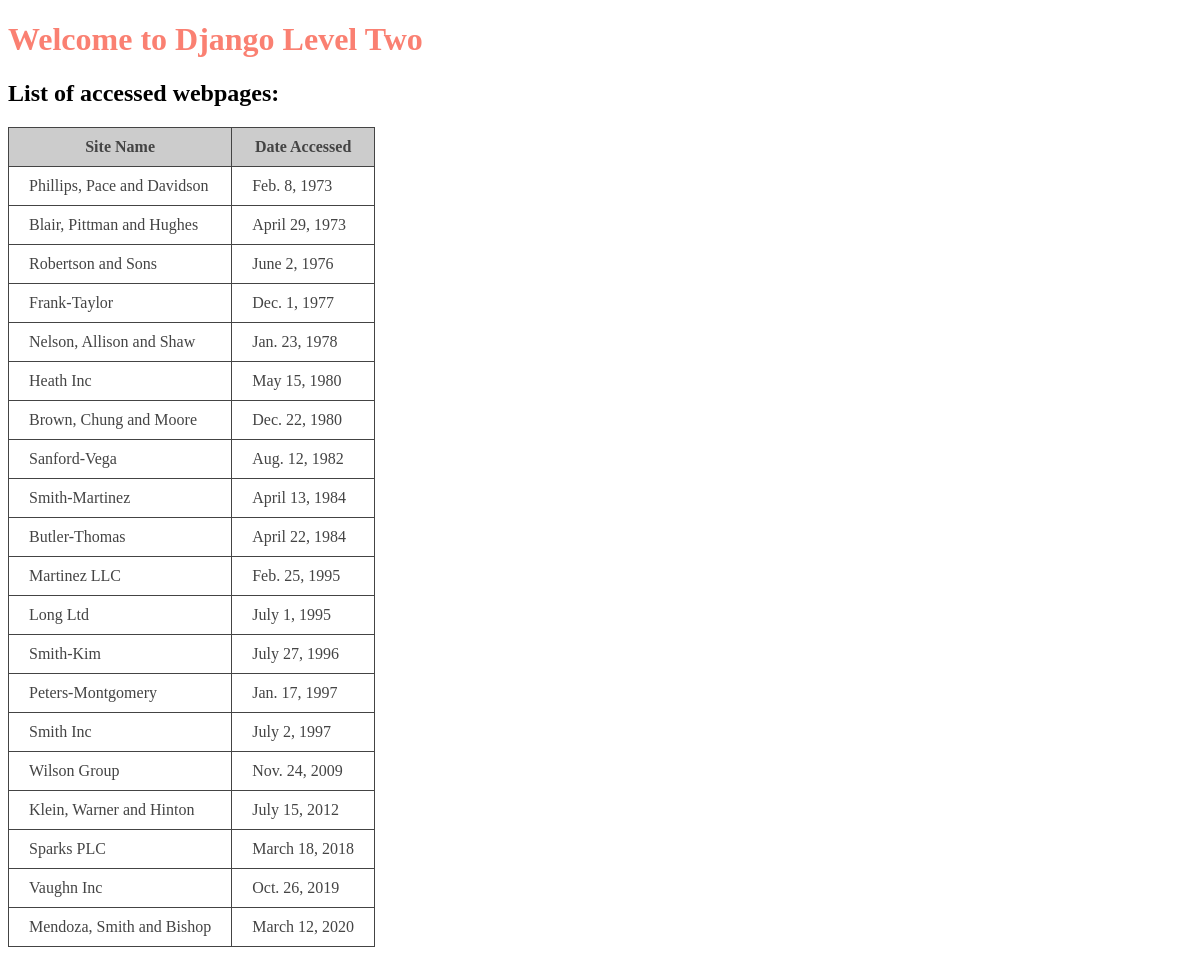
The page / on the database its author committed.
### first_app/models.py (models this page shows, shortened)
class AccessRecord(models.Model):
    name = models.ForeignKey(Webpage,on_delete=models.CASCADE)
    date = models.DateField()

class Webpage(models.Model):
    topic = models.ForeignKey(Topic,on_delete=models.CASCADE)
    name = models.CharField(max_length=264,unique=True)
    url = models.URLField(unique=True)
    def __str__(self):
    	return self.name

### first_app/views.py (the view)
# urls.py: path('', views.index, name='index'),
def index(request):
    webpages_list = AccessRecord.objects.order_by('date')
    date_dict = {'access_records':webpages_list}
    return render(request,'first_app/index.html',context=date_dict)

### first_app/templates/first_app/index.html (shortened to what this page needs)
<!DOCTYPE html>
{% load static %}
<html lang="en">
<head>
  <link rel="stylesheet" href="{% static 'first_app/css/mystyle.css' %}"/>
</head>
<body>
  <h1>Welcome to Django Level Two</h1>
  <h2>List of accessed webpages:</h2>
  <div class="djangoTwo">
    {% if access_records %}
    <table>
      <tr>
        <th>Site Name</th>
        <th>Date Accessed</th>
      </tr>
      {% for acc in access_records %}
      <tr>
        <td>{{ acc.name }}</td>
        <td>{{ acc.date }}</td>
      </tr>
      {% endfor %}
    </table>
    {% endif %}
  </div>
</body>
</html>

### first_app/static/first_app/css/mystyle.css (style rules this page uses)
h1 { color: salmon; }
table { border-collapse: collapse; }
table, th, td { border: 1px solid #444; margin: 0; padding: 0; }
th { background: #ccc; }
th,td { padding: 10px 20px; color: #444; }

### rows shown on the page
AccessRecord: name "Phillips, Pace and Davidson", date "Feb. 8, 1973"
AccessRecord: name "Blair, Pittman and Hughes", date "April 29, 1973"
AccessRecord: name "Robertson and Sons", date "June 2, 1976"
AccessRecord: name "Frank-Taylor", date "Dec. 1, 1977"
AccessRecord: name "Nelson, Allison and Shaw", date "Jan. 23, 1978"
AccessRecord: name "Heath Inc", date "May 15, 1980"
AccessRecord: name "Brown, Chung and Moore", date "Dec. 22, 1980"
AccessRecord: name "Sanford-Vega", date "Aug. 12, 1982"
AccessRecord: name "Smith-Martinez", date "April 13, 1984"
AccessRecord: name "Butler-Thomas", date "April 22, 1984"
AccessRecord: name "Martinez LLC", date "Feb. 25, 1995"
AccessRecord: name "Long Ltd", date "July 1, 1995"
AccessRecord: name "Smith-Kim", date "July 27, 1996"
AccessRecord: name "Peters-Montgomery", date "Jan. 17, 1997"
AccessRecord: name "Smith Inc", date "July 2, 1997"
AccessRecord: name "Wilson Group", date "Nov. 24, 2009"
AccessRecord: name "Klein, Warner and Hinton", date "July 15, 2012"
AccessRecord: name "Sparks PLC", date "March 18, 2018"
AccessRecord: name "Vaughn Inc", date "Oct. 26, 2019"
AccessRecord: name "Mendoza, Smith and Bishop", date "March 12, 2020"
